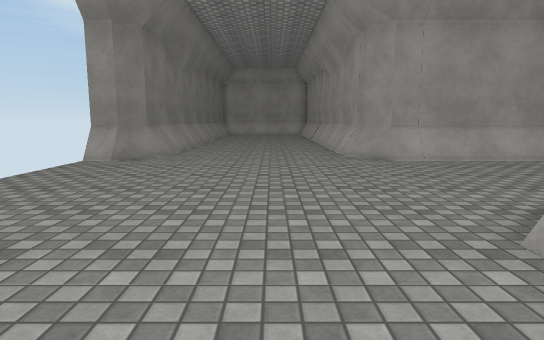
view 1 (above)

16 first-person views from a walk through a 3-D level made in the Unity game engine. The camera is 1.3 m above the floor, tilts 8° down and sees 75° across. The floor is counted in squares, 1 m on a side. Each view is taken from the middle of a square. On the plan, view 1 faces up. The plan holds only what a view shows up to about 15 squares ahead; the rest is blank. The place goes on beyond the plan. Surface patterns are stand-ins for the level's own textures.

view 2
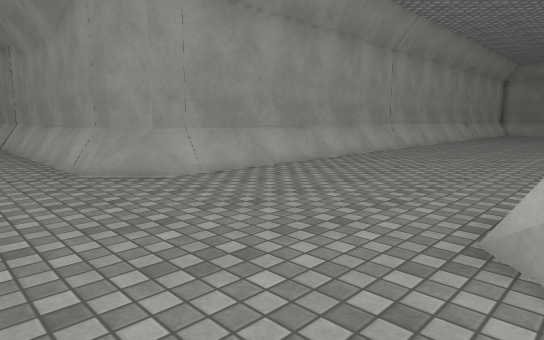

view 3
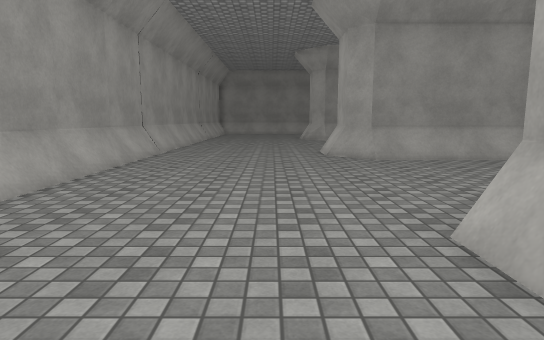

view 4
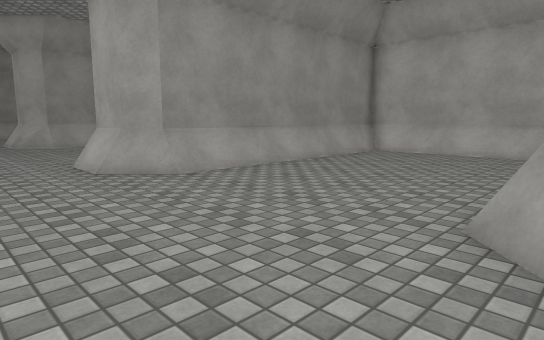

view 5
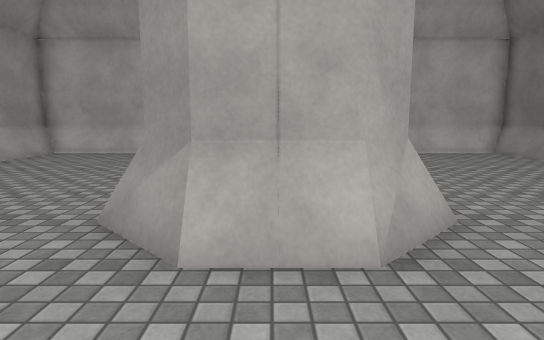

view 6
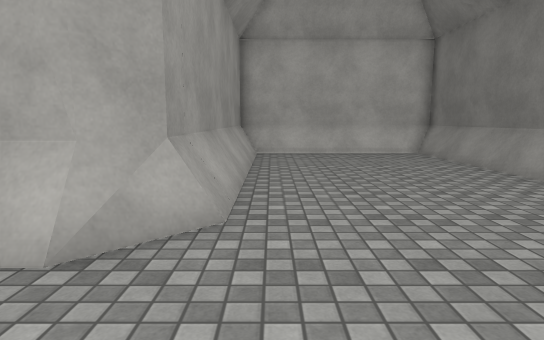

view 7
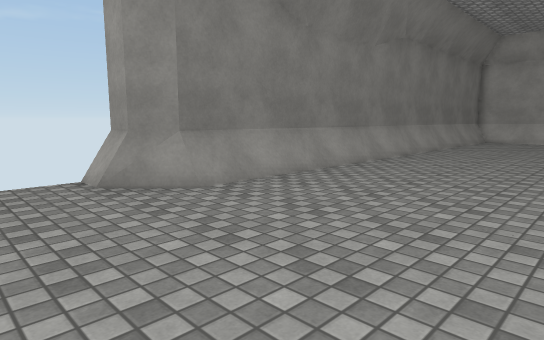

view 8
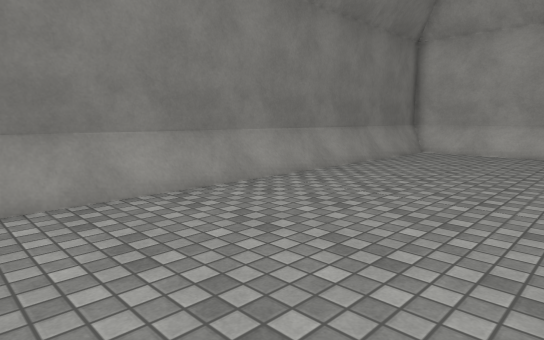

view 9
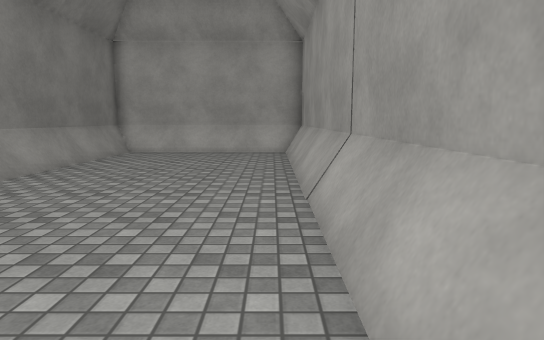

view 10
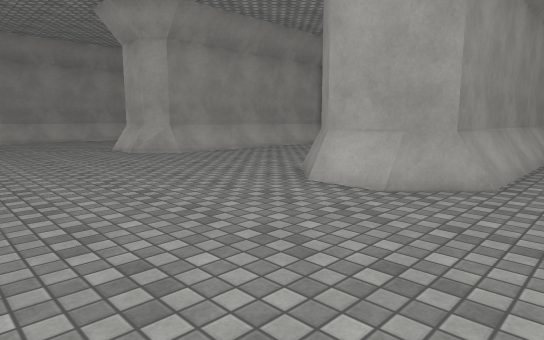

view 11
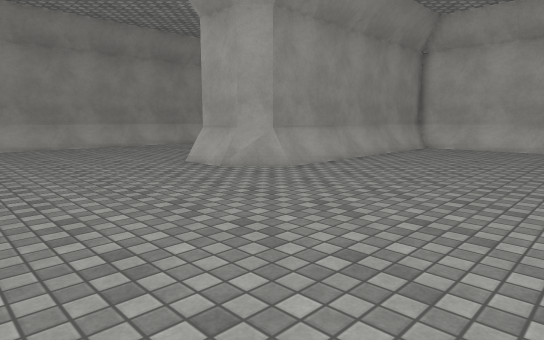

view 12
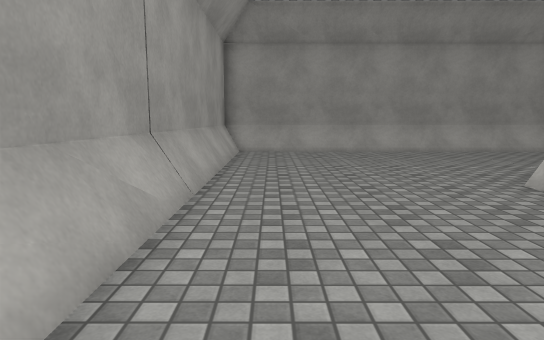

view 13
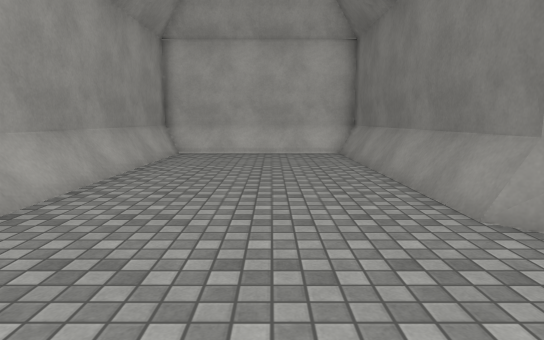

view 14
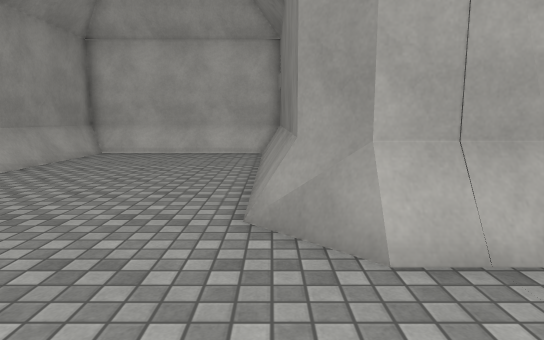

view 15
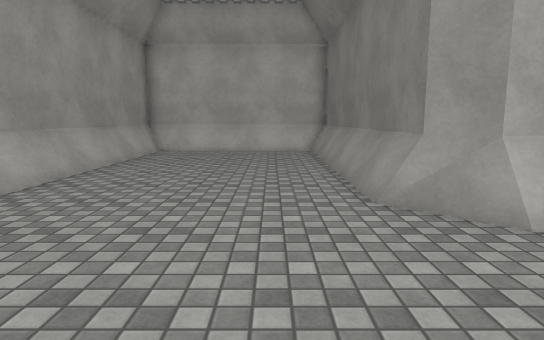

view 16
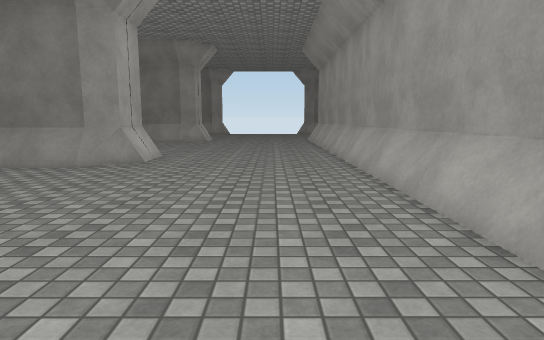

### Floor plan
Key: @ floor where view 1 was taken; # wall or solid block; . floor; = window, fence, low wall or low ledge.
Columns run from 6 left of view 1 to 36 right of it. Each row starts with its distance up from view 1.
 33  #########
 32  #=......#
 31  #=......#
 30  #=......#
 29  #=......#
 28  #=......#
 27  #=......#
 26  #=......#
 25  #=......#
 24  #=......#
 23  ##......#
 22  ##......#
 21   #......#
 20   #......#
 19   #......#
 18   #......#
 17   #......#
 16   #......#
 15   #......#
 14  ##......#
 13  ##......##
 12 ##........#################################
 11  .........................................#
 10  .........................................#
  9  .........................................#
  8  .........................................#
  7  .........................................#
  6  .........................................#
  5   ........===........===........===.......#
  4    ......#####......#####......#####......#
  3    ......#   #......#   #......#   #......#
  2    ......#    ......#   #......#   #......#
  1    ......#    ......#   #......#   #......#
  0   #...@..#    ......#   #......#   #......#
 -1  ##......#    ......#   #......#   #......#
 -2  ##......#    ......#   #......#   #......#
 -3  ##......#    ......#   #......#   #......#
 -4  ##......#    ......#   #......#   #......#
 -5  ##......#    ......#   #......#   #......#
 -6  ##======#    ======#   #======#   #======#
 -7  #########    #######   ########   ########

Where each view was taken, in squares from view 1:
view 1: 0 up, 0 right, facing up
view 2: 4 up, 0 right, facing up-right
view 3: 7 up, 2 right, facing right
view 4: 8 up, 6 right, facing down-right
view 5: 8 up, 5 right, facing down
view 6: 8 up, 2 right, facing down
view 7: 9 up, 2 right, facing up-left
view 8: 18 up, 2 right, facing up-left
view 9: 18 up, 2 right, facing up
view 10: 11 up, 12 right, facing down-right
view 11: 11 up, 18 right, facing down-right
view 12: 10 up, 21 right, facing right
view 13: 8 up, 21 right, facing down
view 14: 8 up, 29 right, facing down
view 15: 9 up, 31 right, facing down
view 16: 9 up, 28 right, facing left
